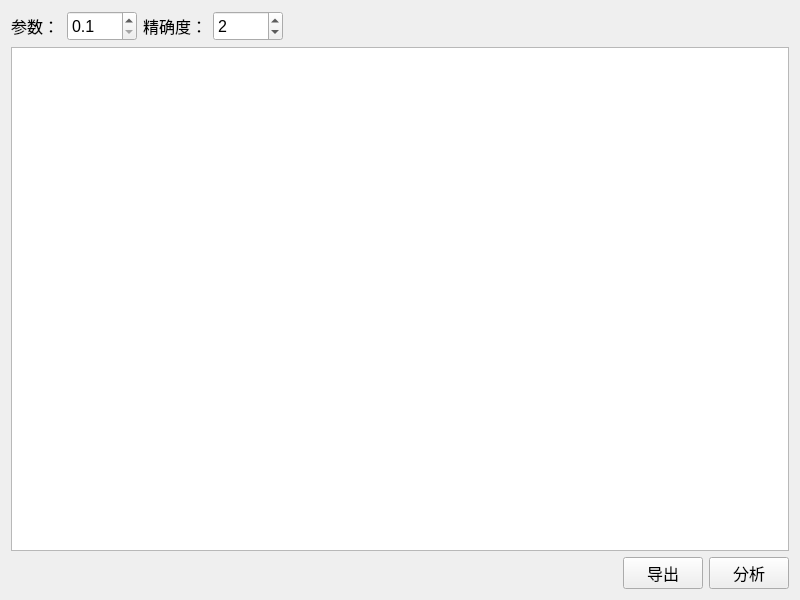
<?xml version="1.0" encoding="UTF-8"?>
<ui version="4.0">
 <class>FormAnalysis</class>
 <widget class="QWidget" name="FormAnalysis">
  <property name="geometry">
   <rect>
    <x>0</x>
    <y>0</y>
    <width>800</width>
    <height>600</height>
   </rect>
  </property>
  <property name="font">
   <font>
    <pointsize>12</pointsize>
   </font>
  </property>
  <property name="windowTitle">
   <string>灰色关联</string>
  </property>
  <property name="windowIcon">
   <iconset>
    <normaloff>../images/data-view.png</normaloff>../images/data-view.png</iconset>
  </property>
  <property name="autoFillBackground">
   <bool>false</bool>
  </property>
  <layout class="QVBoxLayout" name="verticalLayout">
   <item>
    <layout class="QHBoxLayout" name="horizontalLayout" stretch="0,0,0,0,0">
     <property name="rightMargin">
      <number>0</number>
     </property>
     <item>
      <widget class="QLabel" name="label">
       <property name="sizePolicy">
        <sizepolicy hsizetype="Fixed" vsizetype="Preferred">
         <horstretch>0</horstretch>
         <verstretch>0</verstretch>
        </sizepolicy>
       </property>
       <property name="minimumSize">
        <size>
         <width>50</width>
         <height>30</height>
        </size>
       </property>
       <property name="font">
        <font>
         <pointsize>12</pointsize>
        </font>
       </property>
       <property name="text">
        <string>参数：</string>
       </property>
      </widget>
     </item>
     <item>
      <widget class="QDoubleSpinBox" name="doubleSpinBox">
       <property name="sizePolicy">
        <sizepolicy hsizetype="Fixed" vsizetype="Fixed">
         <horstretch>0</horstretch>
         <verstretch>0</verstretch>
        </sizepolicy>
       </property>
       <property name="minimumSize">
        <size>
         <width>70</width>
         <height>30</height>
        </size>
       </property>
       <property name="font">
        <font>
         <pointsize>12</pointsize>
        </font>
       </property>
       <property name="decimals">
        <number>1</number>
       </property>
       <property name="minimum">
        <double>0.100000000000000</double>
       </property>
       <property name="maximum">
        <double>0.500000000000000</double>
       </property>
       <property name="singleStep">
        <double>0.100000000000000</double>
       </property>
      </widget>
     </item>
     <item>
      <widget class="QLabel" name="label_2">
       <property name="font">
        <font>
         <pointsize>12</pointsize>
        </font>
       </property>
       <property name="text">
        <string>精确度：</string>
       </property>
      </widget>
     </item>
     <item>
      <widget class="QSpinBox" name="spinBox">
       <property name="sizePolicy">
        <sizepolicy hsizetype="Fixed" vsizetype="Fixed">
         <horstretch>0</horstretch>
         <verstretch>0</verstretch>
        </sizepolicy>
       </property>
       <property name="minimumSize">
        <size>
         <width>70</width>
         <height>30</height>
        </size>
       </property>
       <property name="font">
        <font>
         <pointsize>12</pointsize>
        </font>
       </property>
       <property name="maximum">
        <number>6</number>
       </property>
       <property name="value">
        <number>2</number>
       </property>
      </widget>
     </item>
     <item>
      <spacer name="horizontalSpacer">
       <property name="orientation">
        <enum>Qt::Horizontal</enum>
       </property>
       <property name="sizeType">
        <enum>QSizePolicy::Expanding</enum>
       </property>
       <property name="sizeHint" stdset="0">
        <size>
         <width>40</width>
         <height>20</height>
        </size>
       </property>
      </spacer>
     </item>
    </layout>
   </item>
   <item>
    <widget class="QTableView" name="tableView">
     <property name="sizePolicy">
      <sizepolicy hsizetype="Expanding" vsizetype="Expanding">
       <horstretch>0</horstretch>
       <verstretch>3</verstretch>
      </sizepolicy>
     </property>
    </widget>
   </item>
   <item>
    <layout class="QHBoxLayout" name="horizontalLayout_2">
     <item>
      <spacer name="horizontalSpacer_2">
       <property name="orientation">
        <enum>Qt::Horizontal</enum>
       </property>
       <property name="sizeHint" stdset="0">
        <size>
         <width>40</width>
         <height>20</height>
        </size>
       </property>
      </spacer>
     </item>
     <item>
      <widget class="QPushButton" name="btn_export">
       <property name="sizePolicy">
        <sizepolicy hsizetype="Fixed" vsizetype="Fixed">
         <horstretch>0</horstretch>
         <verstretch>0</verstretch>
        </sizepolicy>
       </property>
       <property name="minimumSize">
        <size>
         <width>0</width>
         <height>30</height>
        </size>
       </property>
       <property name="font">
        <font>
         <pointsize>12</pointsize>
        </font>
       </property>
       <property name="text">
        <string>导出</string>
       </property>
      </widget>
     </item>
     <item>
      <widget class="QPushButton" name="pushButton">
       <property name="sizePolicy">
        <sizepolicy hsizetype="Fixed" vsizetype="Fixed">
         <horstretch>0</horstretch>
         <verstretch>0</verstretch>
        </sizepolicy>
       </property>
       <property name="minimumSize">
        <size>
         <width>0</width>
         <height>30</height>
        </size>
       </property>
       <property name="font">
        <font>
         <pointsize>12</pointsize>
        </font>
       </property>
       <property name="text">
        <string>分析</string>
       </property>
      </widget>
     </item>
    </layout>
   </item>
  </layout>
 </widget>
 <resources/>
 <connections/>
</ui>
